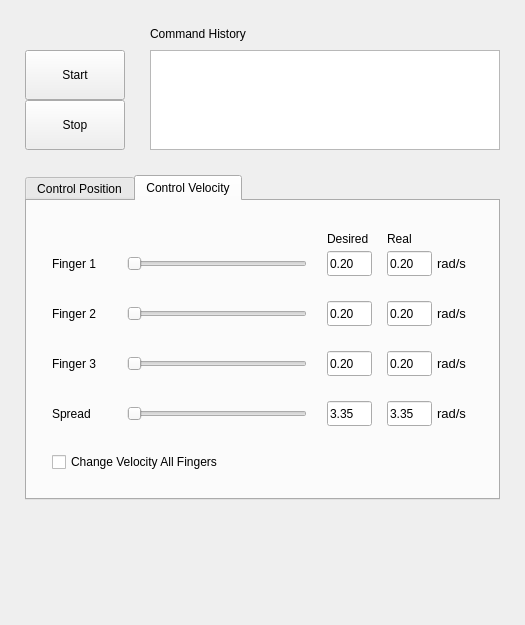
<?xml version="1.0" encoding="UTF-8"?>
<ui version="4.0">
 <class>MyGuiWidget</class>
 <widget class="QWidget" name="MyGuiWidget">
  <property name="geometry">
   <rect>
    <x>0</x>
    <y>0</y>
    <width>525</width>
    <height>625</height>
   </rect>
  </property>
  <property name="windowTitle">
   <string>BHAND GUI</string>
  </property>
  <widget class="QTabWidget" name="tabWidgetControlMode">
   <property name="geometry">
    <rect>
     <x>25</x>
     <y>175</y>
     <width>475</width>
     <height>325</height>
    </rect>
   </property>
   <property name="currentIndex">
    <number>1</number>
   </property>
   <widget class="QWidget" name="tab_1">
    <attribute name="title">
     <string>Control Position</string>
    </attribute>
    <widget class="QSlider" name="finger_1_position_slider">
     <property name="geometry">
      <rect>
       <x>100</x>
       <y>50</y>
       <width>180</width>
       <height>25</height>
      </rect>
     </property>
     <property name="minimum">
      <number>0</number>
     </property>
     <property name="maximum">
      <number>244</number>
     </property>
     <property name="orientation">
      <enum>Qt::Horizontal</enum>
     </property>
    </widget>
    <widget class="QSlider" name="finger_2_position_slider">
     <property name="geometry">
      <rect>
       <x>100</x>
       <y>100</y>
       <width>180</width>
       <height>25</height>
      </rect>
     </property>
     <property name="minimum">
      <number>0</number>
     </property>
     <property name="maximum">
      <number>244</number>
     </property>
     <property name="orientation">
      <enum>Qt::Horizontal</enum>
     </property>
    </widget>
    <widget class="QSlider" name="finger_3_position_slider">
     <property name="geometry">
      <rect>
       <x>100</x>
       <y>150</y>
       <width>180</width>
       <height>25</height>
      </rect>
     </property>
     <property name="minimum">
      <number>0</number>
     </property>
     <property name="maximum">
      <number>244</number>
     </property>
     <property name="orientation">
      <enum>Qt::Horizontal</enum>
     </property>
    </widget>
    <widget class="QSlider" name="spread_position_slider">
     <property name="geometry">
      <rect>
       <x>100</x>
       <y>200</y>
       <width>180</width>
       <height>25</height>
      </rect>
     </property>
     <property name="minimum">
      <number>0</number>
     </property>
     <property name="maximum">
      <number>314</number>
     </property>
     <property name="orientation">
      <enum>Qt::Horizontal</enum>
     </property>
    </widget>
    <widget class="QLabel" name="qlabel_finger_1_position">
     <property name="geometry">
      <rect>
       <x>25</x>
       <y>50</y>
       <width>75</width>
       <height>25</height>
      </rect>
     </property>
     <property name="text">
      <string>Finger 1</string>
     </property>
    </widget>
    <widget class="QLabel" name="qlabel_finger_2_position">
     <property name="geometry">
      <rect>
       <x>25</x>
       <y>100</y>
       <width>75</width>
       <height>25</height>
      </rect>
     </property>
     <property name="text">
      <string>Finger 2</string>
     </property>
    </widget>
    <widget class="QLabel" name="qlabel_finger_3_position">
     <property name="geometry">
      <rect>
       <x>25</x>
       <y>150</y>
       <width>75</width>
       <height>25</height>
      </rect>
     </property>
     <property name="text">
      <string>Finger 3</string>
     </property>
    </widget>
    <widget class="QLabel" name="qlabel_spread_position">
     <property name="geometry">
      <rect>
       <x>25</x>
       <y>200</y>
       <width>75</width>
       <height>25</height>
      </rect>
     </property>
     <property name="text">
      <string>Spread</string>
     </property>
    </widget>
    <widget class="QLineEdit" name="qlineedit_finger_1_position">
     <property name="geometry">
      <rect>
       <x>300</x>
       <y>50</y>
       <width>45</width>
       <height>25</height>
      </rect>
     </property>
     <property name="text">
      <string>0.00</string>
     </property>
     <property name="readOnly">
      <bool>true</bool>
     </property>
    </widget>
    <widget class="QLineEdit" name="qlineedit_finger_2_position">
     <property name="geometry">
      <rect>
       <x>300</x>
       <y>100</y>
       <width>45</width>
       <height>25</height>
      </rect>
     </property>
     <property name="text">
      <string>0.00</string>
     </property>
     <property name="readOnly">
      <bool>true</bool>
     </property>
    </widget>
    <widget class="QLineEdit" name="qlineedit_finger_3_position">
     <property name="geometry">
      <rect>
       <x>300</x>
       <y>150</y>
       <width>45</width>
       <height>25</height>
      </rect>
     </property>
     <property name="text">
      <string>0.00</string>
     </property>
     <property name="readOnly">
      <bool>true</bool>
     </property>
    </widget>
    <widget class="QLineEdit" name="qlineedit_spread_position">
     <property name="geometry">
      <rect>
       <x>300</x>
       <y>200</y>
       <width>45</width>
       <height>25</height>
      </rect>
     </property>
     <property name="text">
      <string>0.00</string>
     </property>
     <property name="readOnly">
      <bool>true</bool>
     </property>
    </widget>
    <widget class="QLabel" name="qlabel_finger_1_position_rad">
     <property name="geometry">
      <rect>
       <x>410</x>
       <y>50</y>
       <width>25</width>
       <height>25</height>
      </rect>
     </property>
     <property name="font">
      <font>
       <pointsize>10</pointsize>
      </font>
     </property>
     <property name="text">
      <string>rad</string>
     </property>
    </widget>
    <widget class="QLabel" name="qlabel_finger_2_position_rad">
     <property name="geometry">
      <rect>
       <x>410</x>
       <y>100</y>
       <width>25</width>
       <height>25</height>
      </rect>
     </property>
     <property name="font">
      <font>
       <pointsize>10</pointsize>
      </font>
     </property>
     <property name="text">
      <string>rad</string>
     </property>
    </widget>
    <widget class="QLabel" name="qlabel_finger_3_position_rad">
     <property name="geometry">
      <rect>
       <x>410</x>
       <y>150</y>
       <width>25</width>
       <height>25</height>
      </rect>
     </property>
     <property name="font">
      <font>
       <pointsize>10</pointsize>
      </font>
     </property>
     <property name="text">
      <string>rad</string>
     </property>
    </widget>
    <widget class="QLabel" name="qlabel_spread_position_rad">
     <property name="geometry">
      <rect>
       <x>410</x>
       <y>200</y>
       <width>25</width>
       <height>25</height>
      </rect>
     </property>
     <property name="font">
      <font>
       <pointsize>10</pointsize>
      </font>
     </property>
     <property name="text">
      <string>rad</string>
     </property>
    </widget>
    <widget class="QLineEdit" name="qlineedit_spread_position_real">
     <property name="geometry">
      <rect>
       <x>360</x>
       <y>200</y>
       <width>45</width>
       <height>25</height>
      </rect>
     </property>
     <property name="text">
      <string>0.00</string>
     </property>
     <property name="readOnly">
      <bool>true</bool>
     </property>
    </widget>
    <widget class="QLineEdit" name="qlineedit_finger_3_position_real">
     <property name="geometry">
      <rect>
       <x>360</x>
       <y>150</y>
       <width>45</width>
       <height>25</height>
      </rect>
     </property>
     <property name="text">
      <string>0.00</string>
     </property>
     <property name="readOnly">
      <bool>true</bool>
     </property>
    </widget>
    <widget class="QLineEdit" name="qlineedit_finger_2_position_real">
     <property name="geometry">
      <rect>
       <x>360</x>
       <y>100</y>
       <width>45</width>
       <height>25</height>
      </rect>
     </property>
     <property name="text">
      <string>0.00</string>
     </property>
     <property name="readOnly">
      <bool>true</bool>
     </property>
    </widget>
    <widget class="QLineEdit" name="qlineedit_finger_1_position_real">
     <property name="geometry">
      <rect>
       <x>360</x>
       <y>50</y>
       <width>45</width>
       <height>25</height>
      </rect>
     </property>
     <property name="text">
      <string>0.00</string>
     </property>
     <property name="readOnly">
      <bool>true</bool>
     </property>
    </widget>
    <widget class="QLabel" name="label_desired_position">
     <property name="geometry">
      <rect>
       <x>300</x>
       <y>25</y>
       <width>75</width>
       <height>25</height>
      </rect>
     </property>
     <property name="font">
      <font>
       <pointsize>9</pointsize>
      </font>
     </property>
     <property name="text">
      <string>Desired</string>
     </property>
    </widget>
    <widget class="QLabel" name="label_real_position">
     <property name="geometry">
      <rect>
       <x>360</x>
       <y>25</y>
       <width>75</width>
       <height>25</height>
      </rect>
     </property>
     <property name="font">
      <font>
       <pointsize>9</pointsize>
      </font>
     </property>
     <property name="text">
      <string>Real</string>
     </property>
    </widget>
    <widget class="QCheckBox" name="move_all_fingers">
     <property name="geometry">
      <rect>
       <x>25</x>
       <y>250</y>
       <width>150</width>
       <height>22</height>
      </rect>
     </property>
     <property name="text">
      <string>Move All Fingers</string>
     </property>
    </widget>
   </widget>
   <widget class="QWidget" name="tab_2">
    <attribute name="title">
     <string>Control Velocity</string>
    </attribute>
    <widget class="QSlider" name="finger_1_velocity_slider">
     <property name="geometry">
      <rect>
       <x>100</x>
       <y>50</y>
       <width>180</width>
       <height>25</height>
      </rect>
     </property>
     <property name="minimum">
      <number>20</number>
     </property>
     <property name="maximum">
      <number>244</number>
     </property>
     <property name="orientation">
      <enum>Qt::Horizontal</enum>
     </property>
    </widget>
    <widget class="QSlider" name="finger_2_velocity_slider">
     <property name="geometry">
      <rect>
       <x>100</x>
       <y>100</y>
       <width>180</width>
       <height>25</height>
      </rect>
     </property>
     <property name="minimum">
      <number>20</number>
     </property>
     <property name="maximum">
      <number>244</number>
     </property>
     <property name="orientation">
      <enum>Qt::Horizontal</enum>
     </property>
    </widget>
    <widget class="QSlider" name="finger_3_velocity_slider">
     <property name="geometry">
      <rect>
       <x>100</x>
       <y>150</y>
       <width>180</width>
       <height>25</height>
      </rect>
     </property>
     <property name="minimum">
      <number>20</number>
     </property>
     <property name="maximum">
      <number>244</number>
     </property>
     <property name="orientation">
      <enum>Qt::Horizontal</enum>
     </property>
    </widget>
    <widget class="QSlider" name="spread_velocity_slider">
     <property name="geometry">
      <rect>
       <x>100</x>
       <y>200</y>
       <width>180</width>
       <height>25</height>
      </rect>
     </property>
     <property name="minimum">
      <number>335</number>
     </property>
     <property name="maximum">
      <number>1046</number>
     </property>
     <property name="orientation">
      <enum>Qt::Horizontal</enum>
     </property>
    </widget>
    <widget class="QLabel" name="qlabel_finger_1_velocity">
     <property name="geometry">
      <rect>
       <x>25</x>
       <y>50</y>
       <width>75</width>
       <height>25</height>
      </rect>
     </property>
     <property name="text">
      <string>Finger 1</string>
     </property>
    </widget>
    <widget class="QLabel" name="qlabel_finger_2_velocity">
     <property name="geometry">
      <rect>
       <x>25</x>
       <y>100</y>
       <width>75</width>
       <height>25</height>
      </rect>
     </property>
     <property name="text">
      <string>Finger 2</string>
     </property>
    </widget>
    <widget class="QLabel" name="qlabel_finger_3_velocity">
     <property name="geometry">
      <rect>
       <x>25</x>
       <y>150</y>
       <width>75</width>
       <height>25</height>
      </rect>
     </property>
     <property name="text">
      <string>Finger 3</string>
     </property>
    </widget>
    <widget class="QLabel" name="qlabel_spread_velocity">
     <property name="geometry">
      <rect>
       <x>25</x>
       <y>200</y>
       <width>75</width>
       <height>25</height>
      </rect>
     </property>
     <property name="text">
      <string>Spread</string>
     </property>
    </widget>
    <widget class="QLineEdit" name="qlineedit_finger_1_velocity">
     <property name="geometry">
      <rect>
       <x>300</x>
       <y>50</y>
       <width>45</width>
       <height>25</height>
      </rect>
     </property>
     <property name="text">
      <string>0.20</string>
     </property>
     <property name="readOnly">
      <bool>true</bool>
     </property>
    </widget>
    <widget class="QLineEdit" name="qlineedit_finger_2_velocity">
     <property name="geometry">
      <rect>
       <x>300</x>
       <y>100</y>
       <width>45</width>
       <height>25</height>
      </rect>
     </property>
     <property name="text">
      <string>0.20</string>
     </property>
     <property name="readOnly">
      <bool>true</bool>
     </property>
    </widget>
    <widget class="QLineEdit" name="qlineedit_finger_3_velocity">
     <property name="geometry">
      <rect>
       <x>300</x>
       <y>150</y>
       <width>45</width>
       <height>25</height>
      </rect>
     </property>
     <property name="text">
      <string>0.20</string>
     </property>
     <property name="readOnly">
      <bool>true</bool>
     </property>
    </widget>
    <widget class="QLineEdit" name="qlineedit_spread_velocity">
     <property name="geometry">
      <rect>
       <x>300</x>
       <y>200</y>
       <width>45</width>
       <height>25</height>
      </rect>
     </property>
     <property name="text">
      <string>3.35</string>
     </property>
     <property name="readOnly">
      <bool>true</bool>
     </property>
    </widget>
    <widget class="QLabel" name="qlabel_finger_1_velocity_rad">
     <property name="geometry">
      <rect>
       <x>410</x>
       <y>50</y>
       <width>40</width>
       <height>25</height>
      </rect>
     </property>
     <property name="font">
      <font>
       <pointsize>10</pointsize>
      </font>
     </property>
     <property name="text">
      <string>rad/s</string>
     </property>
    </widget>
    <widget class="QLabel" name="qlabel_finger_2_velocity_rad">
     <property name="geometry">
      <rect>
       <x>410</x>
       <y>100</y>
       <width>40</width>
       <height>25</height>
      </rect>
     </property>
     <property name="font">
      <font>
       <pointsize>10</pointsize>
      </font>
     </property>
     <property name="text">
      <string>rad/s</string>
     </property>
    </widget>
    <widget class="QLabel" name="qlabel_finger_3_velocity_rad">
     <property name="geometry">
      <rect>
       <x>410</x>
       <y>150</y>
       <width>40</width>
       <height>25</height>
      </rect>
     </property>
     <property name="font">
      <font>
       <pointsize>10</pointsize>
      </font>
     </property>
     <property name="text">
      <string>rad/s</string>
     </property>
    </widget>
    <widget class="QLabel" name="qlabel_spread_velocity_rad">
     <property name="geometry">
      <rect>
       <x>410</x>
       <y>200</y>
       <width>40</width>
       <height>25</height>
      </rect>
     </property>
     <property name="font">
      <font>
       <pointsize>10</pointsize>
      </font>
     </property>
     <property name="text">
      <string>rad/s</string>
     </property>
    </widget>
    <widget class="QLineEdit" name="qlineedit_finger_3_velocity_real">
     <property name="geometry">
      <rect>
       <x>360</x>
       <y>150</y>
       <width>45</width>
       <height>25</height>
      </rect>
     </property>
     <property name="text">
      <string>0.20</string>
     </property>
     <property name="readOnly">
      <bool>true</bool>
     </property>
    </widget>
    <widget class="QLineEdit" name="qlineedit_finger_2_velocity_real">
     <property name="geometry">
      <rect>
       <x>360</x>
       <y>100</y>
       <width>45</width>
       <height>25</height>
      </rect>
     </property>
     <property name="text">
      <string>0.20</string>
     </property>
     <property name="readOnly">
      <bool>true</bool>
     </property>
    </widget>
    <widget class="QLineEdit" name="qlineedit_spread_velocity_real">
     <property name="geometry">
      <rect>
       <x>360</x>
       <y>200</y>
       <width>45</width>
       <height>25</height>
      </rect>
     </property>
     <property name="text">
      <string>3.35</string>
     </property>
     <property name="readOnly">
      <bool>true</bool>
     </property>
    </widget>
    <widget class="QLineEdit" name="qlineedit_finger_1_velocity_real">
     <property name="geometry">
      <rect>
       <x>360</x>
       <y>50</y>
       <width>45</width>
       <height>25</height>
      </rect>
     </property>
     <property name="text">
      <string>0.20</string>
     </property>
     <property name="readOnly">
      <bool>true</bool>
     </property>
    </widget>
    <widget class="QLabel" name="label_desired_velocity">
     <property name="geometry">
      <rect>
       <x>300</x>
       <y>25</y>
       <width>75</width>
       <height>25</height>
      </rect>
     </property>
     <property name="font">
      <font>
       <pointsize>9</pointsize>
      </font>
     </property>
     <property name="text">
      <string>Desired</string>
     </property>
    </widget>
    <widget class="QLabel" name="label_real_velocity">
     <property name="geometry">
      <rect>
       <x>360</x>
       <y>25</y>
       <width>75</width>
       <height>25</height>
      </rect>
     </property>
     <property name="font">
      <font>
       <pointsize>9</pointsize>
      </font>
     </property>
     <property name="text">
      <string>Real</string>
     </property>
    </widget>
    <widget class="QCheckBox" name="change_velocity_all_fingers">
     <property name="geometry">
      <rect>
       <x>25</x>
       <y>250</y>
       <width>225</width>
       <height>22</height>
      </rect>
     </property>
     <property name="text">
      <string>Change Velocity All Fingers</string>
     </property>
    </widget>
   </widget>
  </widget>
  <widget class="QPushButton" name="startHand">
   <property name="geometry">
    <rect>
     <x>25</x>
     <y>50</y>
     <width>100</width>
     <height>50</height>
    </rect>
   </property>
   <property name="text">
    <string>Start</string>
   </property>
  </widget>
  <widget class="QTextEdit" name="text_command_history">
   <property name="geometry">
    <rect>
     <x>150</x>
     <y>50</y>
     <width>350</width>
     <height>100</height>
    </rect>
   </property>
  </widget>
  <widget class="QLabel" name="label_command_history">
   <property name="geometry">
    <rect>
     <x>150</x>
     <y>25</y>
     <width>150</width>
     <height>17</height>
    </rect>
   </property>
   <property name="text">
    <string>Command History</string>
   </property>
  </widget>
  <widget class="QPushButton" name="stopHand">
   <property name="geometry">
    <rect>
     <x>25</x>
     <y>100</y>
     <width>100</width>
     <height>50</height>
    </rect>
   </property>
   <property name="text">
    <string>Stop</string>
   </property>
  </widget>
 </widget>
 <resources/>
 <connections/>
</ui>
